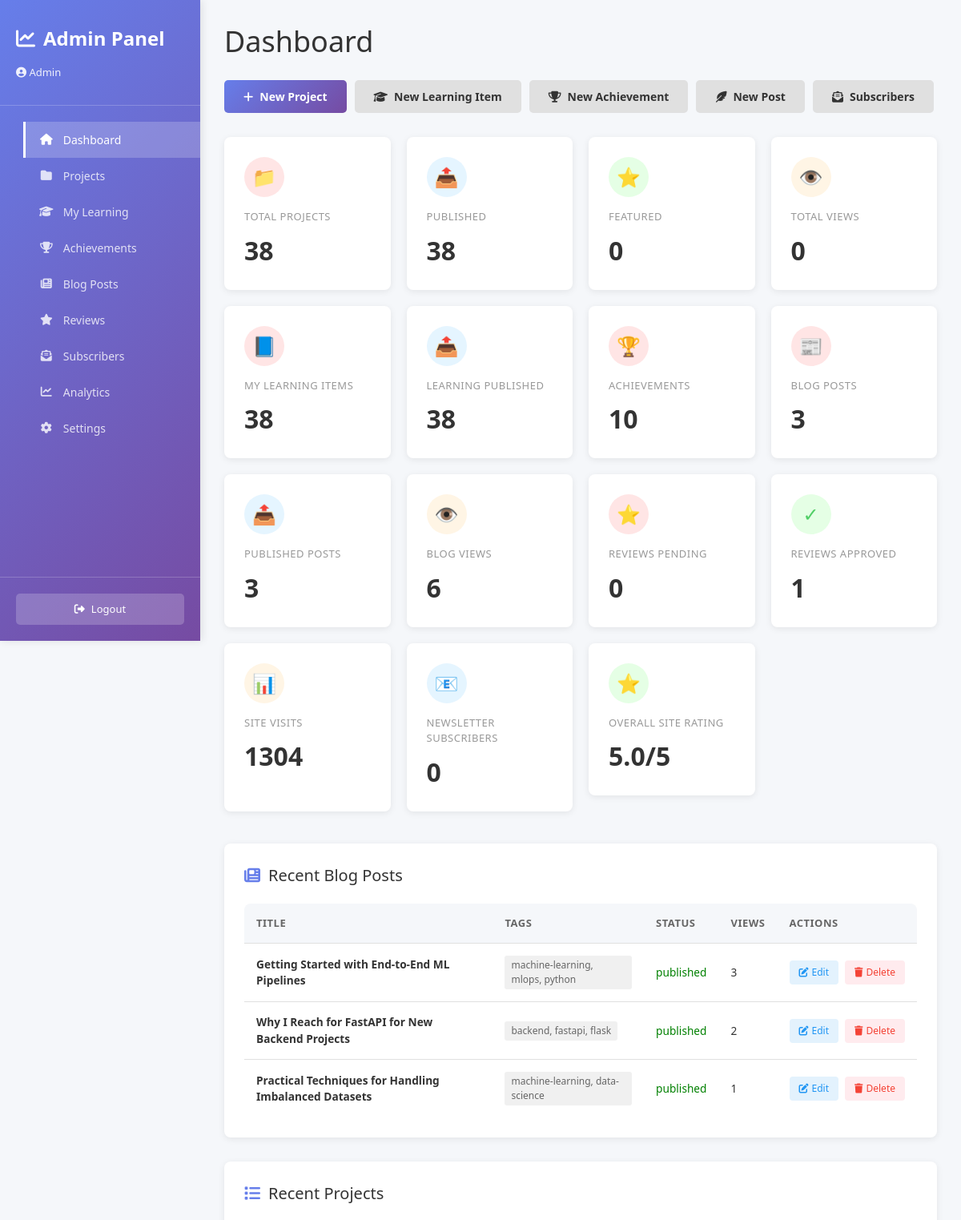
The app's page /admin/dashboard (signed in, upper part), older data.
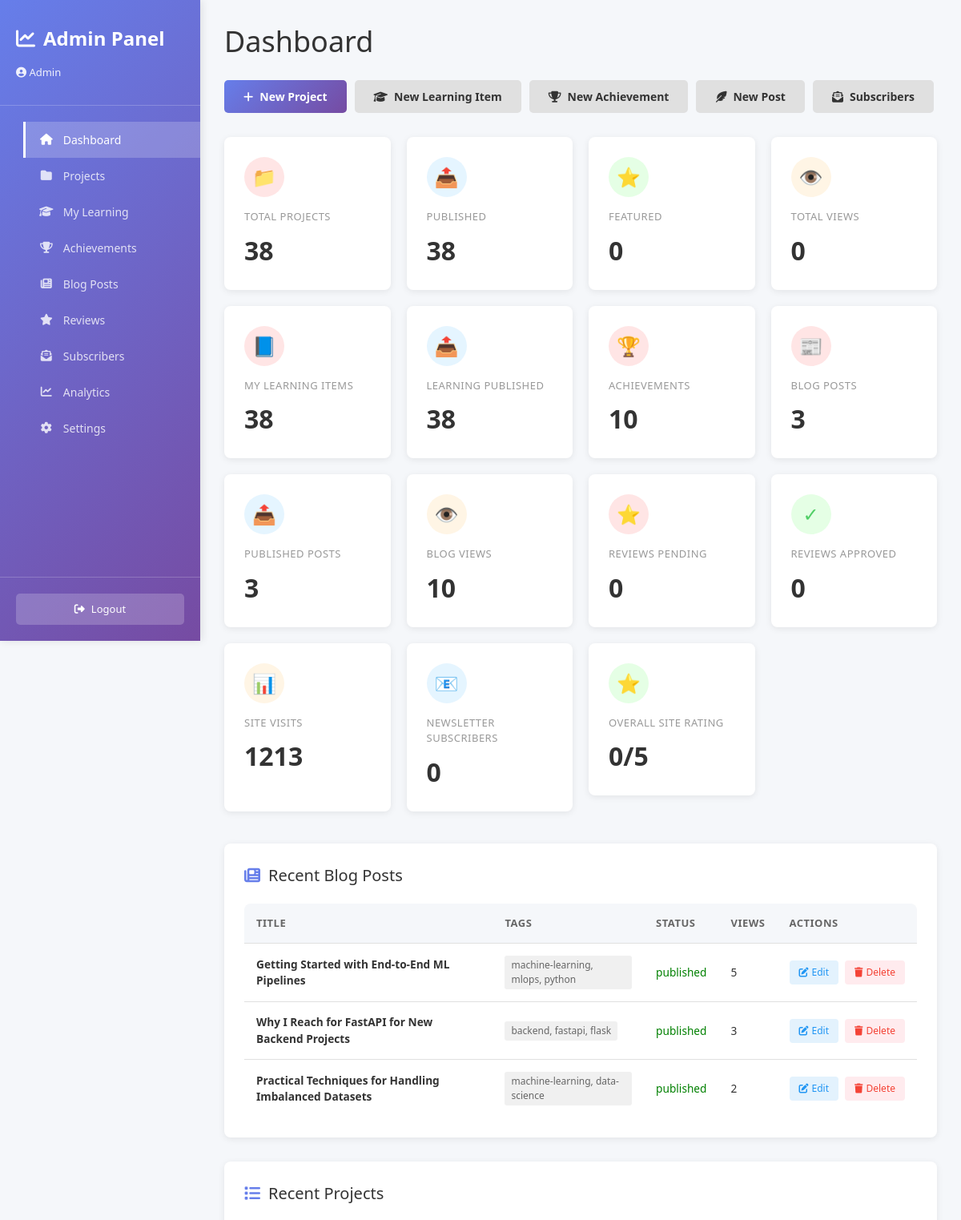
The same page, newer data.
### tables this page shows
CREATE TABLE blog_posts (
    id INTEGER PRIMARY KEY AUTOINCREMENT,
    slug TEXT UNIQUE NOT NULL,
    title TEXT NOT NULL,
    summary TEXT NOT NULL,
    content TEXT NOT NULL,
    cover_image TEXT,
    tags TEXT,
    author TEXT DEFAULT 'Ravi Der',
    published_at TEXT NOT NULL,
    views INTEGER DEFAULT 0
, status TEXT DEFAULT 'published', updated_at TIMESTAMP, display_order INTEGER DEFAULT 0);

### app/admin/admin_routes.py (the view)
@admin_bp.route('/dashboard')
@login_required
def dashboard():
    stats = get_project_stats()
    blog_stats = get_blog_stats()
    review_stats = get_review_stats()
    site_review_summary = get_site_review_summary()
    subscriber_stats = get_subscriber_stats()
    learning_stats = get_learning_stats()
    achievement_stats = get_achievement_stats()
    recent_projects = get_all_projects()[:5]
    recent_posts = get_all_blog_posts()[:5]
    recent_learning = get_all_learning_items()[:5]
    recent_achievements = get_all_achievements()[:5]
    activities = get_activity_log(10)
    conn = db.get_connection()
    total_visits = conn.execute("SELECT COUNT(*) c FROM page_visits").fetchone()["c"]
    avg_duration = conn.execute("SELECT AVG(duration_ms) a FROM page_visits").fetchone()["a"] or 0
    top_pages = conn.execute(
        "SELECT path, COUNT(*) c FROM page_visits GROUP BY path ORDER BY c DESC LIMIT 5"
    ).fetchall()
    subscribers = conn.execute("SELECT COUNT(*) c FROM newsletter_subscribers").fetchone()["c"]
    messages = conn.execute("SELECT COUNT(*) c FROM contact_messages").fetchone()["c"]
    quiz_attempts = conn.execute("SELECT COUNT(*) c FROM quiz_results").fetchone()["c"]
    conn.close()
    analytics = {
        "total_visits": total_visits,
        "avg_response_ms": round(avg_duration, 1),
        "top_pages": [dict(r) for r in top_pages],
        "newsletter_subscribers": subscribers,
        "contact_messages": messages,
        "quiz_attempts": quiz_attempts
    }
    return render_template('admin_dashboard.html',
                         stats=stats,
                         blog_stats=blog_stats,
                         review_stats=review_stats,
                         site_review_summary=site_review_summary,
                         subscriber_stats=subscriber_stats,
                         learning_stats=learning_stats,
                         achievement_stats=achievement_stats,
                         analytics=analytics,
                         recent_projects=recent_projects,
                         recent_posts=recent_posts,
                         recent_learning=recent_learning,
                         recent_achievements=recent_achievements,
                         activities=activities,
                         admin_email=get_admin_email())

### app/admin/admin_auth.py (called while the page is built)
def load_admin_credentials():
    if not os.path.exists(ADMIN_FILE):
        init_admin_credentials()
    with open(ADMIN_FILE, 'r') as f:
        return json.load(f)

def login_required(f):
    @wraps(f)
    def decorated_function(*args, **kwargs):
        if 'admin_logged_in' not in session:
            return redirect(url_for('admin.login'))
        return f(*args, **kwargs)
    return decorated_function

def get_admin_email():
    admin_data = load_admin_credentials()
    return admin_data.get('email')

### app/admin/admin_db.py (called while the page is built)
def get_db_connection():
    os.makedirs(DATA_DIR, exist_ok=True)
    conn = sqlite3.connect(DB_PATH)
    conn.row_factory = sqlite3.Row
    return conn

def _row_to_blog_post(row):
    post = dict(row)
    tags = post.get('tags') or ''
    post['tags'] = [t.strip() for t in tags.split(',') if t.strip()]
    post['status'] = post.get('status') or 'published'
    return post

def get_activity_log(limit=50):
    conn = get_db_connection()
    cursor = conn.cursor()
    cursor.execute('''
        SELECT * FROM admin_activity_log
        ORDER BY timestamp DESC
        LIMIT ?
    ''', (limit,))
    activities = [dict(row) for row in cursor.fetchall()]
    conn.close()
    return activities

### templates/admin_dashboard.html (shortened to what the changed rows need)
{% extends "admin_base.html" %}
{% block content %}
            <div class="header">
                <h1>Dashboard</h1>
            </div>
            <div class="stats-grid">
                <div class="stat-card views">
                    <div class="stat-icon">👁️</div>
                    <div class="stat-label">Blog Views</div>
                    <div class="stat-value" id="blogViews">{{ blog_stats.total_views }}</div>
                </div>
                <div class="stat-card featured">
                    <div class="stat-icon">✓</div>
                    <div class="stat-label">Reviews Approved</div>
                    <div class="stat-value" id="reviewsApproved">{{ review_stats.approved }}</div>
                </div>
                <div class="stat-card views">
                    <div class="stat-icon">📊</div>
                    <div class="stat-label">Site Visits</div>
                    <div class="stat-value" id="siteVisits">{{ analytics.total_visits }}</div>
                </div>
                <a href="/admin/reviews?source=overall" style="text-decoration:none; color:inherit;">
                    <div class="stat-card featured">
                        <div class="stat-icon">⭐</div>
                        <div class="stat-label">Overall Site Rating</div>
                        <div class="stat-value" id="overallSiteRating">{{ site_review_summary.average }}/5</div>
                    </div>
                </a>
            </div>
            <div class="content-section">
                <table class="projects-table">
                    <thead>
                        <tr>
                            <th>Title</th>
                            <th>Tags</th>
                            <th>Status</th>
                            <th>Views</th>
                            <th>Actions</th>
                        </tr>
                    </thead>
                    <tbody>
                        {% for post in recent_posts %}
                        <tr>
                            <td class="project-title">{{ post.title }}</td>
                            <td><span class="project-category">{{ post.tags | join(', ') }}</span></td>
                            <td>
                                <span style="color: {% if post.status == 'draft' %}orange{% else %}green{% endif %};">
                                    {{ post.status }}
                                </span>
                            </td>
                            <td>{{ post.views }}</td>
                            <td>
                                <div class="project-actions">
                                    <a href="/admin/blog/{{ post.id }}" class="action-btn edit">
                                        <i class="fas fa-edit"></i> Edit
                                    </a>
                                    <button class="action-btn delete" onclick="deletePost({{ post.id }}, '{{ post.title }}')">
                                        <i class="fas fa-trash"></i> Delete
                                    </button>
                                </div>
                            </td>
                        </tr>
                        {% else %}
                        <tr><td colspan="5" style="color:#999; text-align:center; padding: 20px;">No blog posts yet.</td></tr>
                        {% endfor %}
                    </tbody>
                </table>
            </div>
{% endblock %}

Row changes from the older to the newer data that the page shows:
changed blog_posts "Getting Started with End-to-End ML Pipelines": views "3" → "5"
changed blog_posts "Why I Reach for FastAPI for New Backend Projects": views "2" → "3"
changed blog_posts "Practical Techniques for Handling Imbalanced Datasets": views "1" → "2"
Text that changed along with them:
{{ blog_stats.total_views }}: "6" → "10"
{{ review_stats.approved }}: "1" → "0"
{{ analytics.total_visits }}: "1304" → "1213"
{{ site_review_summary.average }}: "5.0" → "0"
